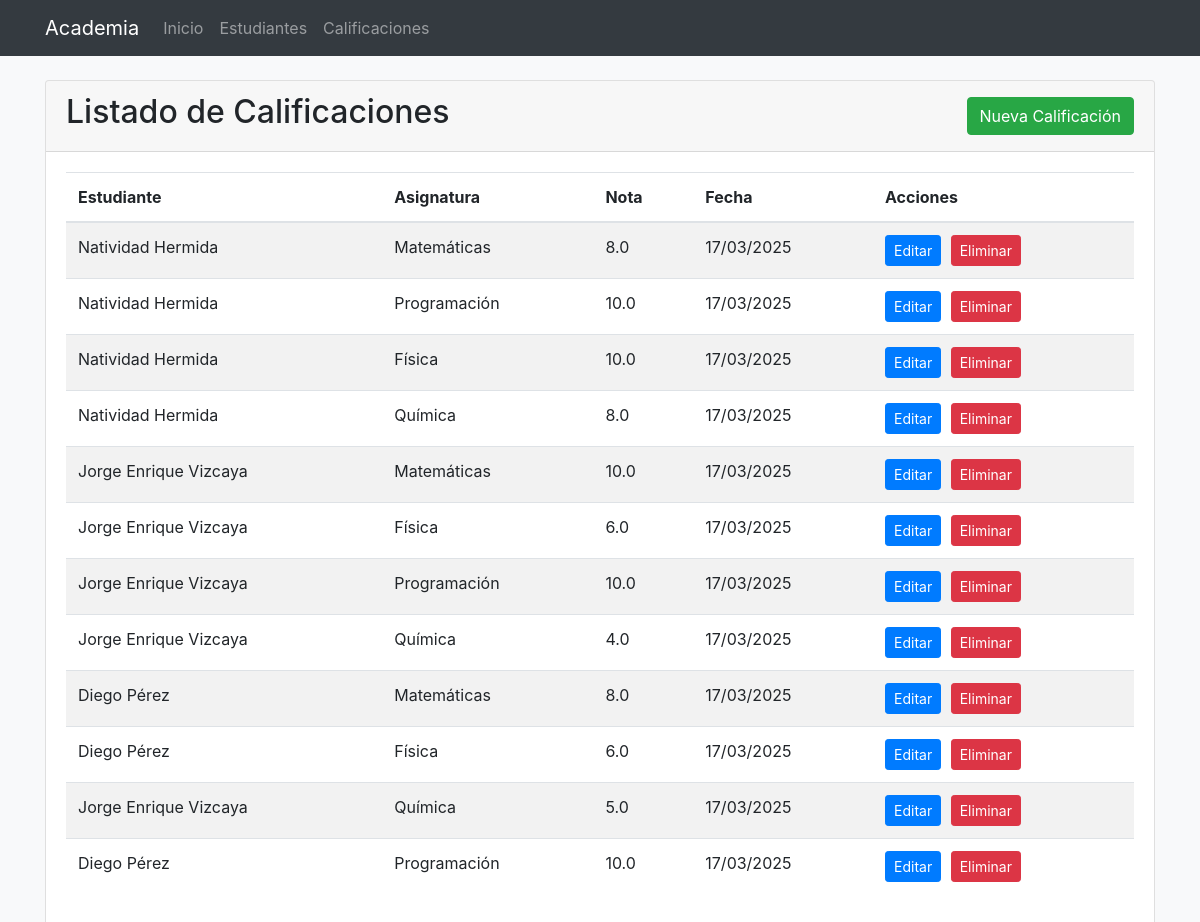
The app's page /calificaciones, older data.
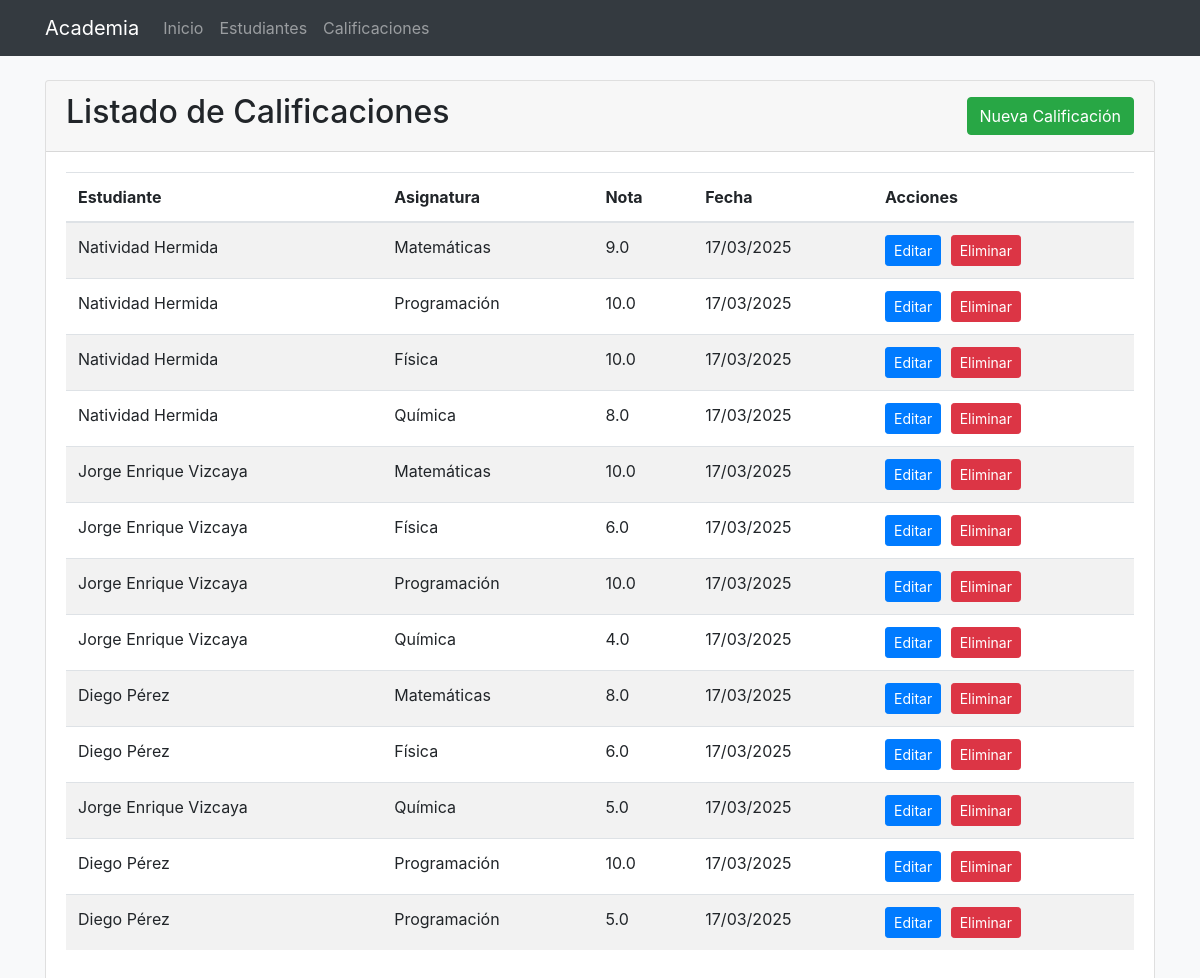
The same page, newer data.
### models/__init__.py (models this page shows, shortened)
class Calificacion(db.Model):
    id = db.Column(db.Integer, primary_key=True)
    nota = db.Column(db.Float, nullable=False)
    fecha = db.Column(db.DateTime, default=datetime.utcnow)
    estudiante_id = db.Column(db.Integer, db.ForeignKey('estudiante.id'), nullable=False)
    asignatura_id = db.Column(db.Integer, db.ForeignKey('asignatura.id'), nullable=False)

class Estudiante(db.Model):
    id = db.Column(db.Integer, primary_key=True)
    nombre = db.Column(db.String(100), nullable=False)
    apellidos = db.Column(db.String(100), nullable=False)
    email = db.Column(db.String(100), unique=True, nullable=False)
    fecha_registro = db.Column(db.DateTime, default=datetime.utcnow)
    calificaciones = db.relationship('Calificacion', backref='estudiante', lazy=True)

class Asignatura(db.Model):
    id = db.Column(db.Integer, primary_key=True)
    nombre = db.Column(db.String(100), nullable=False, unique=True)
    descripcion = db.Column(db.Text)
    calificaciones = db.relationship('Calificacion', backref='asignatura', lazy=True)

### app.py (the view)
@app.route('/calificaciones')
def listar_calificaciones():
    calificaciones = Calificacion.query.all()
    return render_template('calificaciones.html', calificaciones=calificaciones)

### templates/calificaciones.html (shortened to what this page needs)
{% extends 'base.html' %}
{% block content %}
<div class="card">
    <div class="card-header d-flex justify-content-between align-items-center">
        <h2>Listado de Calificaciones</h2>
        <a href="{{ url_for('nueva_calificacion') }}" class="btn btn-success">Nueva Calificación</a>
    </div>
    <div class="card-body">
        {% if calificaciones %}
            <table class="table table-striped table-hover">
                <thead>
                    <tr>
                        <th>Estudiante</th>
                        <th>Asignatura</th>
                        <th>Nota</th>
                        <th>Fecha</th>
                        <th>Acciones</th>
                    </tr>
                </thead>
                <tbody>
                    {% for calif in calificaciones %}
                    <tr>
                        <td>{{ calif.estudiante.nombre }} {{ calif.estudiante.apellidos }}</td>
                        <td>{{ calif.asignatura.nombre }}</td>
                        <td>{{ calif.nota }}</td>
                        <td>{{ calif.fecha.strftime('%d/%m/%Y') }}</td>
                        <td>
                            <a href="{{ url_for('editar_calificacion', id=calif.id) }}" class="btn btn-sm btn-primary btn-margin">Editar</a>
                            <a href="{{ url_for('eliminar_calificacion', id=calif.id) }}" class="btn btn-sm btn-danger btn-delete">Eliminar</a>
                        </td>
                    </tr>
                    {% endfor %}
                </tbody>
            </table>
        {% else %}
            <div class="alert alert-info">
                No hay calificaciones registradas. <a href="{{ url_for('nueva_calificacion') }}">Agregar una calificación</a>.
            </div>
        {% endif %}
    </div>
</div>
{% endblock %}

### templates/base.html (shortened to what this page needs)
<!DOCTYPE html>
<html lang="es">
<head>
    <link rel="stylesheet" href="https://stackpath.bootstrapcdn.com/bootstrap/4.5.2/css/bootstrap.min.css">
    <link rel="stylesheet" href="{{ url_for('static', filename='css/style.css') }}">
</head>
<body>
    <nav class="navbar navbar-expand-lg navbar-dark bg-dark">
        <div class="container">
            <a class="navbar-brand" href="{{ url_for('index') }}">Academia</a>
            <div class="collapse navbar-collapse" id="navbarNav">
                <ul class="navbar-nav">
                    <li class="nav-item">
                        <a class="nav-link" href="{{ url_for('index') }}">Inicio</a>
                    </li>
                    <li class="nav-item">
                        <a class="nav-link" href="{{ url_for('listar_estudiantes') }}">Estudiantes</a>
                    </li>
                    <li class="nav-item">
                        <a class="nav-link" href="{{ url_for('listar_calificaciones') }}">Calificaciones</a>
                    </li>
                </ul>
            </div>
        </div>
    </nav>
    <div class="container mt-4">
        {% block content %}{% endblock %}
    </div>
</body>
</html>

### static/css/style.css (style rules this page uses)
body { background-color: #f8f9fa; }
.card { transition: transform 0.3s; height: 100%; }
.btn-margin { margin-right: 5px; }

Row changes from the older to the newer data that the page shows:
changed Calificacion (number 1 of 13 on the later page): nota "8.0" → "9.0"
added Calificacion: estudiante.nombre "Diego", estudiante.apellidos "Pérez", asignatura.nombre "Programación", nota "5.0", fecha "17/03/2025"
